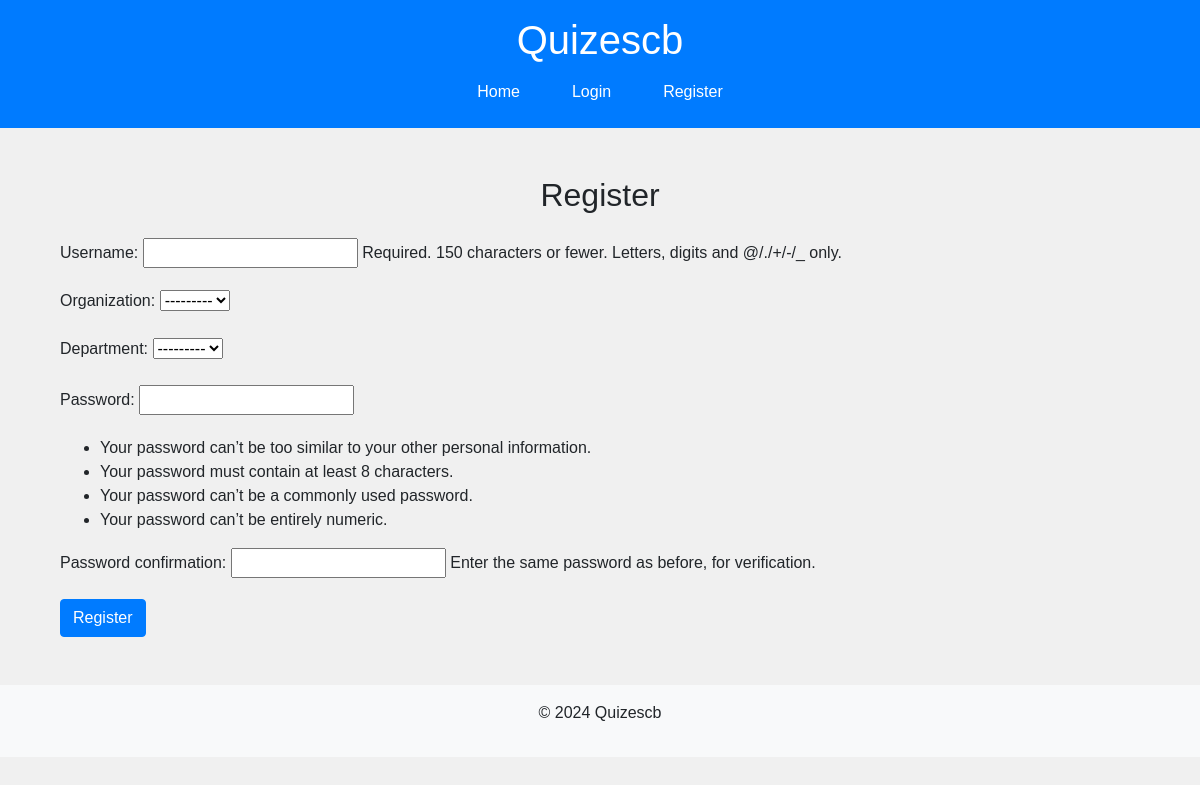
Page /register/ on the earlier database version.
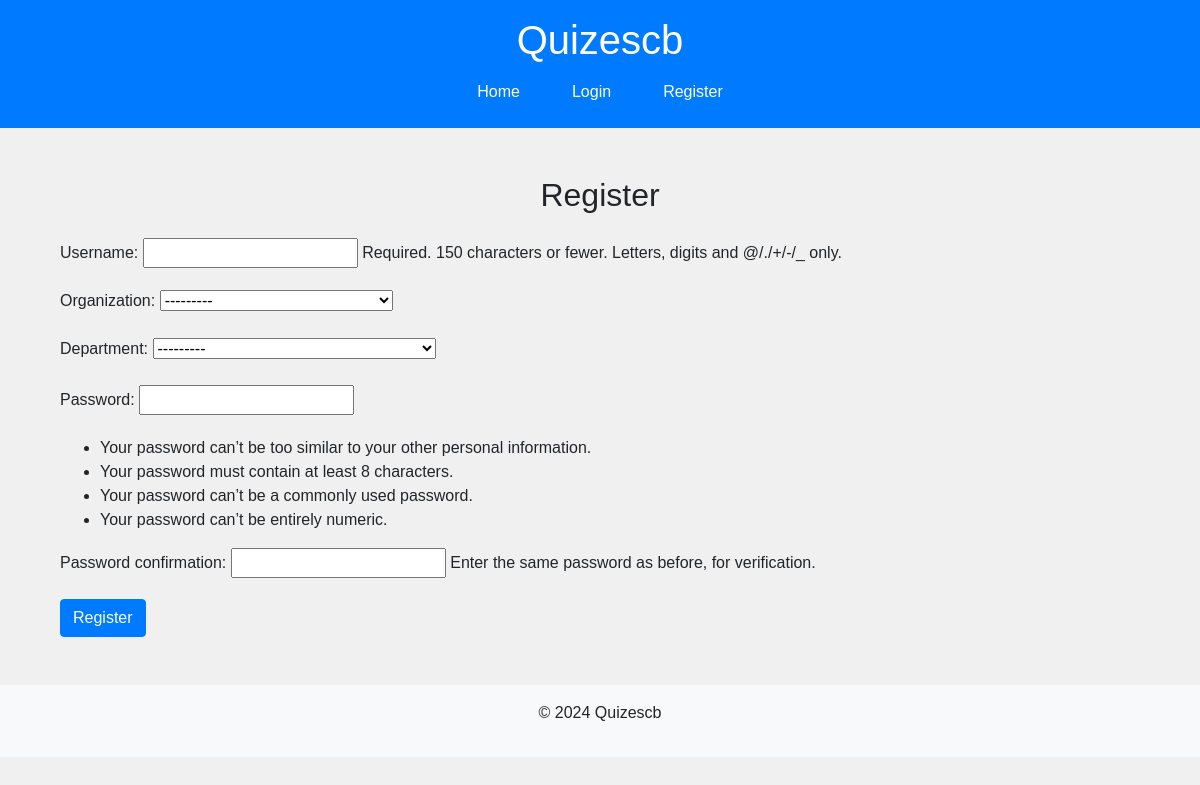
Same page on the later database version.
### quizzes/models.py (models this page shows)
class Department(models.Model):
    name = models.CharField(max_length=200)
    organization = models.ForeignKey(Organization, on_delete=models.CASCADE)
    def __str__(self):
        return f"{self.organization.name} - {self.name}"

### quizzes/views.py (the view)
# urls.py: path('register/', quiz_views.register, name='register'),
def register(request):
    if request.method == 'POST':
        form = UserRegisterForm(request.POST)
        if form.is_valid():
            user = form.save()
            organization = form.cleaned_data.get('organization')
            department = form.cleaned_data.get('department')
            if not hasattr(user, 'userprofile'):
                UserProfile.objects.create(user=user, organization=organization, department=department)
            username = form.cleaned_data.get('username')
            messages.success(request, f'Your account has been created! You are now able to log in')
            return redirect('login')
    else:
        form = UserRegisterForm()
    return render(request, 'registration/register.html', {'form': form})

### quizzes/forms.py
class UserRegisterForm(UserCreationForm):
    organization = forms.ModelChoiceField(queryset=Organization.objects.all())
    department = forms.ModelChoiceField(queryset=Department.objects.all())
    class Meta:
        model = User
        fields = ['username', 'organization', 'department', 'password1', 'password2']

### quizzes/models.py (called while the page is built)
    def __str__(self):
        return self.name

### quizzes/templates/registration/register.html (shortened to what this page needs)
{% extends 'quizzes/base.html' %}
{% block content %}
<div class="container">
    <h2 class="text-center my-4">Register</h2>
    <form method="post">
        {{ form.as_p }}
        <button type="submit" class="btn btn-primary">Register</button>
    </form>
</div>
{% endblock %}

Differences in the rows shown:
added Department: organization "---------"
Other differences:
form field organization: "---------" → (not shown)
